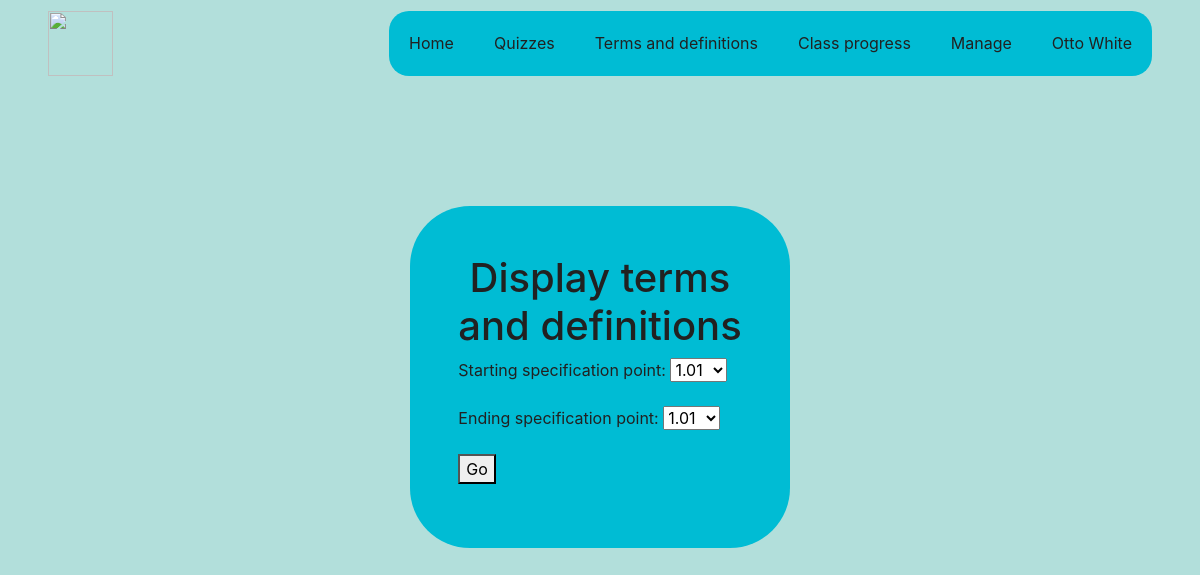
/generate_terms, run on an earlier commit of the app's database.
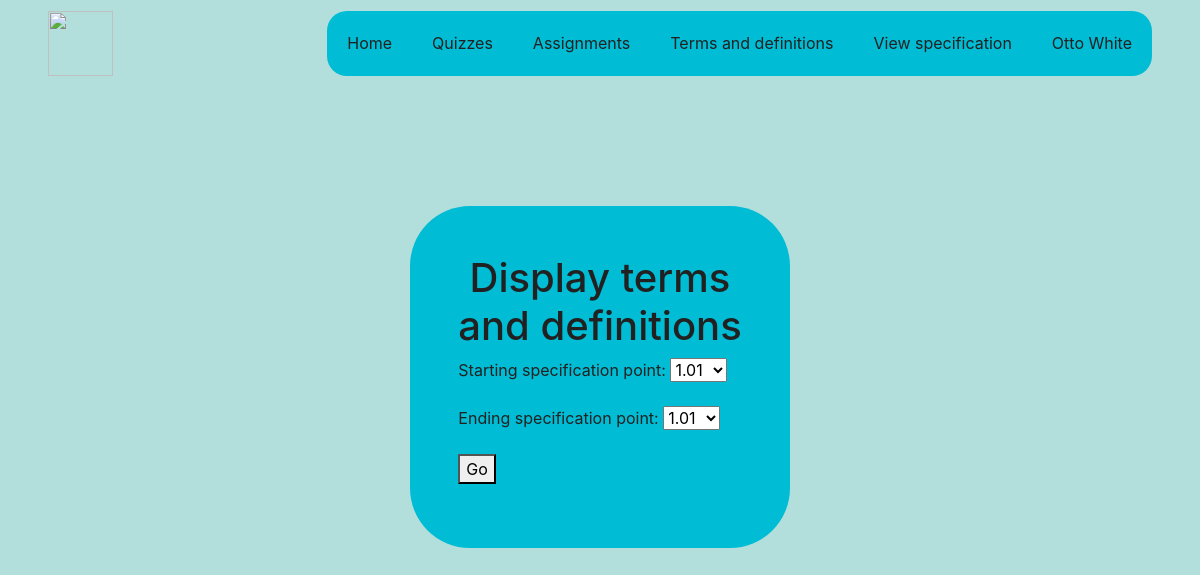
And on a later commit of the database.
### main_app/models.py (models this page shows, shortened)
class AppUser(models.Model):
    username = models.CharField(max_length=15)
    password = models.CharField(max_length=25) # this field is temporary; will be replace with hashed password field
    forename = models.CharField(max_length=20)
    surname = models.CharField(max_length=20)
    email = models.CharField(max_length=64)
    is_teacher = models.BooleanField()

### main_app/views.py (the view, shortened to what this page needs)
# urls.py: path('generate_terms', GenerateTermsView.as_view(), name="main-generate-terms"),
class GenerateTermsView(TemplateView):
    template_name = 'main_app/generate_terms.html'
    def get(self, request):
        form = GenerateTermsForm()
        args = {
            'user_data': user_data,
            'form': form,
            'title': 'Generate quiz'
        }
        return render(request, self.template_name, args)

### main_app/forms.py
class GenerateTermsForm(forms.Form):
    choices = [(x['spec_point'], x['spec_point']) for x in Question.objects.order_by("spec_point").distinct().values('spec_point')]
    starting_specification_point = forms.ChoiceField(choices=choices)
    ending_specification_point = forms.ChoiceField(choices=choices)

### main_app/templates/main_app/generate_terms.html (shortened to what this page needs)
{% extends "main_app/logged_in.html" %}
{% block content %}
    <h1 style="text-align: center;">Display terms <br>and definitions</h1>
    <form method="POST">
        {{ form.as_p }}
        <button type="submit">Go</button>
    </form>
{% endblock content %}

### main_app/templates/main_app/logged_in.html (shortened to what this page needs)
{% extends "main_app/base.html" %}
{% block body %}
    <div id="wrapper">
        <div id="top-bar-wrapper">
            <img id="logo-image" src="https://ichef.bbci.co.uk/childrens-responsive-ichef-live/r/320/1x/cbbc/science-logo-final_alt7.png">
            <div id="nav-box">
                {% if user_data.is_teacher %}
                    <ul id="menu-list">
                        <li class="menu-list-item"> <a href="{% url 'main-home' %}" class="menu-list-item-link">Home</a> </li>
                        <li class="menu-list-item"> <a href="{% url 'main-generate-quiz' %}" class="menu-list-item-link">Quizzes</a> </li>
                        <li class="menu-list-item"> <a href="{% url 'main-generate-terms' %}" class="menu-list-item-link">Terms and definitions</a> </li>
                        <li class="menu-list-item"> <a href="#" class="menu-list-item-link">Class progress</a> </li>
                        <li class="menu-list-item"> <a href="#" class="menu-list-item-link">Manage</a> </li>
                        <li class="menu-list-item"> <a href="#" class="menu-list-item-link">{{ user_data.forename }} {{ user_data.surname }}</a> </li>
                    </ul>
                {% else %}
                    <ul id="menu-list">
                        <li class="menu-list-item"> <a href="{% url 'main-home' %}" class="menu-list-item-link">Home</a> </li>
                        <li class="menu-list-item"> <a href="{% url 'main-generate-quiz' %}" class="menu-list-item-link">Quizzes</a> </li>
                        <li class="menu-list-item"> <a href="#" class="menu-list-item-link">Assignments</a> </li>
                        <li class="menu-list-item"> <a href="{% url 'main-generate-terms' %}" class="menu-list-item-link">Terms and definitions</a> </li>
                        <li class="menu-list-item"> <a href="#" class="menu-list-item-link">View specification</a> </li>
                        <li class="menu-list-item"> <a href="#" class="menu-list-item-link">{{ user_data.forename }} {{ user_data.surname }}</a></li>
                    </ul>
                {% endif %}
            </div>
        </div>
        <div class="content-wrapper">
            <div class="box" id="content">
                {% block content %}{% endblock content %}
            </div>
        </div>
    </div>
{% endblock body %}

What changed in the data, as far as the page shows it:
changed AppUser "Otto": is_teacher True → False (drawn)
Also different on the page:
text no longer shown: "Class progress Manage"
text now shown: "Assignments View specification"
